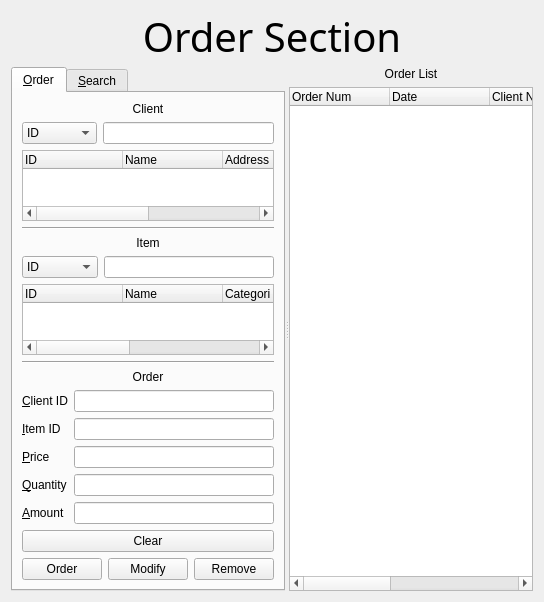
<?xml version="1.0" encoding="UTF-8"?>
<ui version="4.0">
 <class>OrderManager</class>
 <widget class="QWidget" name="OrderManager">
  <property name="geometry">
   <rect>
    <x>0</x>
    <y>0</y>
    <width>544</width>
    <height>523</height>
   </rect>
  </property>
  <property name="windowTitle">
   <string>Form</string>
  </property>
  <layout class="QVBoxLayout" name="verticalLayout_8">
   <item>
    <layout class="QVBoxLayout" name="verticalLayout_7">
     <item>
      <widget class="QLabel" name="label">
       <property name="minimumSize">
        <size>
         <width>0</width>
         <height>50</height>
        </size>
       </property>
       <property name="maximumSize">
        <size>
         <width>16777215</width>
         <height>50</height>
        </size>
       </property>
       <property name="baseSize">
        <size>
         <width>0</width>
         <height>150</height>
        </size>
       </property>
       <property name="font">
        <font>
         <family>Arial Rounded MT Bold</family>
         <pointsize>30</pointsize>
        </font>
       </property>
       <property name="text">
        <string>Order Section</string>
       </property>
       <property name="alignment">
        <set>Qt::AlignCenter</set>
       </property>
      </widget>
     </item>
     <item>
      <widget class="QSplitter" name="splitter">
       <property name="orientation">
        <enum>Qt::Horizontal</enum>
       </property>
       <widget class="QTabWidget" name="OrdertabWidget">
        <property name="currentIndex">
         <number>0</number>
        </property>
        <widget class="QWidget" name="tab">
         <attribute name="title">
          <string>&amp;Order</string>
         </attribute>
         <layout class="QHBoxLayout" name="horizontalLayout_4">
          <item>
           <layout class="QVBoxLayout" name="verticalLayout_5">
            <item>
             <layout class="QVBoxLayout" name="verticalLayout_4">
              <item>
               <widget class="QLabel" name="OrderClientlabel">
                <property name="text">
                 <string>Client</string>
                </property>
                <property name="alignment">
                 <set>Qt::AlignCenter</set>
                </property>
               </widget>
              </item>
              <item>
               <layout class="QHBoxLayout" name="horizontalLayout_3">
                <item>
                 <widget class="QComboBox" name="clientComboBox">
                  <item>
                   <property name="text">
                    <string>ID</string>
                   </property>
                  </item>
                  <item>
                   <property name="text">
                    <string>Name</string>
                   </property>
                  </item>
                  <item>
                   <property name="text">
                    <string>Address</string>
                   </property>
                  </item>
                  <item>
                   <property name="text">
                    <string>Type</string>
                   </property>
                  </item>
                 </widget>
                </item>
                <item>
                 <widget class="QLineEdit" name="clientLineEdit"/>
                </item>
               </layout>
              </item>
              <item>
               <widget class="QTreeWidget" name="clientTreeWidget">
                <column>
                 <property name="text">
                  <string>ID</string>
                 </property>
                </column>
                <column>
                 <property name="text">
                  <string>Name</string>
                 </property>
                </column>
                <column>
                 <property name="text">
                  <string>Address</string>
                 </property>
                </column>
                <column>
                 <property name="text">
                  <string>Tel</string>
                 </property>
                </column>
                <column>
                 <property name="text">
                  <string>Type</string>
                 </property>
                </column>
               </widget>
              </item>
             </layout>
            </item>
            <item>
             <widget class="Line" name="line">
              <property name="orientation">
               <enum>Qt::Horizontal</enum>
              </property>
             </widget>
            </item>
            <item>
             <layout class="QVBoxLayout" name="verticalLayout_3">
              <item>
               <widget class="QLabel" name="OrderClientlabel_2">
                <property name="text">
                 <string>Item</string>
                </property>
                <property name="alignment">
                 <set>Qt::AlignCenter</set>
                </property>
               </widget>
              </item>
              <item>
               <layout class="QHBoxLayout" name="horizontalLayout_2">
                <item>
                 <widget class="QComboBox" name="itemComboBox">
                  <item>
                   <property name="text">
                    <string>ID</string>
                   </property>
                  </item>
                  <item>
                   <property name="text">
                    <string>Name</string>
                   </property>
                  </item>
                  <item>
                   <property name="text">
                    <string>Categori</string>
                   </property>
                  </item>
                  <item>
                   <property name="text">
                    <string>Color</string>
                   </property>
                  </item>
                 </widget>
                </item>
                <item>
                 <widget class="QLineEdit" name="itemLineEdit"/>
                </item>
               </layout>
              </item>
              <item>
               <widget class="QTreeWidget" name="itemTreeWidget">
                <column>
                 <property name="text">
                  <string>ID</string>
                 </property>
                </column>
                <column>
                 <property name="text">
                  <string>Name</string>
                 </property>
                </column>
                <column>
                 <property name="text">
                  <string>Categori</string>
                 </property>
                </column>
                <column>
                 <property name="text">
                  <string>Color</string>
                 </property>
                </column>
                <column>
                 <property name="text">
                  <string>Stock</string>
                 </property>
                </column>
                <column>
                 <property name="text">
                  <string>Price</string>
                 </property>
                </column>
               </widget>
              </item>
             </layout>
            </item>
            <item>
             <widget class="Line" name="line_2">
              <property name="orientation">
               <enum>Qt::Horizontal</enum>
              </property>
             </widget>
            </item>
            <item>
             <layout class="QVBoxLayout" name="verticalLayout_2">
              <item>
               <widget class="QLabel" name="OrderClientlabel_3">
                <property name="text">
                 <string>Order</string>
                </property>
                <property name="alignment">
                 <set>Qt::AlignCenter</set>
                </property>
               </widget>
              </item>
              <item>
               <layout class="QFormLayout" name="formLayout">
                <item row="0" column="0">
                 <widget class="QLabel" name="label_2">
                  <property name="text">
                   <string>&amp;Client ID</string>
                  </property>
                  <property name="buddy">
                   <cstring>orderClientIdlineEdit</cstring>
                  </property>
                 </widget>
                </item>
                <item row="0" column="1">
                 <widget class="QLineEdit" name="orderClientIdlineEdit"/>
                </item>
                <item row="1" column="0">
                 <widget class="QLabel" name="label_3">
                  <property name="text">
                   <string>&amp;Item ID</string>
                  </property>
                  <property name="buddy">
                   <cstring>orderItemIdlineEdit</cstring>
                  </property>
                 </widget>
                </item>
                <item row="1" column="1">
                 <widget class="QLineEdit" name="orderItemIdlineEdit"/>
                </item>
                <item row="2" column="0">
                 <widget class="QLabel" name="label_4">
                  <property name="text">
                   <string>&amp;Price</string>
                  </property>
                  <property name="buddy">
                   <cstring>orderPricelineEdit</cstring>
                  </property>
                 </widget>
                </item>
                <item row="2" column="1">
                 <widget class="QLineEdit" name="orderPricelineEdit"/>
                </item>
                <item row="3" column="0">
                 <widget class="QLabel" name="label_5">
                  <property name="text">
                   <string>&amp;Quantity</string>
                  </property>
                  <property name="buddy">
                   <cstring>orderQuantitylineEdit</cstring>
                  </property>
                 </widget>
                </item>
                <item row="3" column="1">
                 <widget class="QLineEdit" name="orderQuantitylineEdit"/>
                </item>
                <item row="4" column="0">
                 <widget class="QLabel" name="label_6">
                  <property name="text">
                   <string>&amp;Amount</string>
                  </property>
                  <property name="buddy">
                   <cstring>orderAmountlineEdit</cstring>
                  </property>
                 </widget>
                </item>
                <item row="4" column="1">
                 <widget class="QLineEdit" name="orderAmountlineEdit"/>
                </item>
               </layout>
              </item>
              <item>
               <layout class="QVBoxLayout" name="verticalLayout">
                <item>
                 <widget class="QPushButton" name="clearPushButton">
                  <property name="text">
                   <string>Clear</string>
                  </property>
                 </widget>
                </item>
                <item>
                 <layout class="QHBoxLayout" name="horizontalLayout">
                  <item>
                   <widget class="QPushButton" name="orderPushButton">
                    <property name="text">
                     <string>Order</string>
                    </property>
                   </widget>
                  </item>
                  <item>
                   <widget class="QPushButton" name="modifyPushButton">
                    <property name="text">
                     <string>Modify</string>
                    </property>
                   </widget>
                  </item>
                  <item>
                   <widget class="QPushButton" name="RemovePushButton">
                    <property name="text">
                     <string>Remove</string>
                    </property>
                   </widget>
                  </item>
                 </layout>
                </item>
               </layout>
              </item>
             </layout>
            </item>
           </layout>
          </item>
         </layout>
        </widget>
        <widget class="QWidget" name="tab_2">
         <attribute name="title">
          <string>&amp;Search</string>
         </attribute>
         <layout class="QVBoxLayout" name="verticalLayout_10">
          <item>
           <layout class="QVBoxLayout" name="verticalLayout_9">
            <item>
             <widget class="QLabel" name="SearchLabel">
              <property name="minimumSize">
               <size>
                <width>0</width>
                <height>60</height>
               </size>
              </property>
              <property name="font">
               <font>
                <family>Bahnschrift SemiBold</family>
                <pointsize>15</pointsize>
               </font>
              </property>
              <property name="text">
               <string>Order Infomation Search</string>
              </property>
              <property name="alignment">
               <set>Qt::AlignCenter</set>
              </property>
             </widget>
            </item>
            <item>
             <spacer name="verticalSpacer_3">
              <property name="orientation">
               <enum>Qt::Vertical</enum>
              </property>
              <property name="sizeType">
               <enum>QSizePolicy::Fixed</enum>
              </property>
              <property name="sizeHint" stdset="0">
               <size>
                <width>186</width>
                <height>13</height>
               </size>
              </property>
             </spacer>
            </item>
            <item>
             <layout class="QHBoxLayout" name="horizontalLayout_5">
              <item>
               <widget class="QComboBox" name="SearchComboBox">
                <item>
                 <property name="text">
                  <string>Order Num</string>
                 </property>
                </item>
                <item>
                 <property name="text">
                  <string>Clietn ID</string>
                 </property>
                </item>
                <item>
                 <property name="text">
                  <string>Item ID</string>
                 </property>
                </item>
                <item>
                 <property name="text">
                  <string>Categori</string>
                 </property>
                </item>
                <item>
                 <property name="text">
                  <string>Color</string>
                 </property>
                </item>
               </widget>
              </item>
              <item>
               <widget class="QLineEdit" name="searchLineEdit">
                <property name="sizePolicy">
                 <sizepolicy hsizetype="Expanding" vsizetype="Expanding">
                  <horstretch>0</horstretch>
                  <verstretch>0</verstretch>
                 </sizepolicy>
                </property>
                <property name="minimumSize">
                 <size>
                  <width>0</width>
                  <height>30</height>
                 </size>
                </property>
                <property name="maximumSize">
                 <size>
                  <width>16777215</width>
                  <height>30</height>
                 </size>
                </property>
               </widget>
              </item>
             </layout>
            </item>
            <item>
             <widget class="QPushButton" name="SearchPushButton">
              <property name="minimumSize">
               <size>
                <width>0</width>
                <height>0</height>
               </size>
              </property>
              <property name="maximumSize">
               <size>
                <width>16777215</width>
                <height>16777215</height>
               </size>
              </property>
              <property name="text">
               <string>&amp;Search</string>
              </property>
             </widget>
            </item>
            <item>
             <widget class="QTreeWidget" name="searchTreeWidget">
              <column>
               <property name="text">
                <string>Order Num</string>
               </property>
              </column>
              <column>
               <property name="text">
                <string>Client Name</string>
               </property>
              </column>
              <column>
               <property name="text">
                <string>Item Name</string>
               </property>
              </column>
              <column>
               <property name="text">
                <string>Quantity</string>
               </property>
              </column>
             </widget>
            </item>
            <item>
             <spacer name="verticalSpacer_4">
              <property name="orientation">
               <enum>Qt::Vertical</enum>
              </property>
              <property name="sizeType">
               <enum>QSizePolicy::Fixed</enum>
              </property>
              <property name="sizeHint" stdset="0">
               <size>
                <width>20</width>
                <height>17</height>
               </size>
              </property>
             </spacer>
            </item>
            <item>
             <widget class="QListWidget" name="SearchTimeListWidget">
              <property name="minimumSize">
               <size>
                <width>0</width>
                <height>40</height>
               </size>
              </property>
              <property name="maximumSize">
               <size>
                <width>16777215</width>
                <height>40</height>
               </size>
              </property>
             </widget>
            </item>
           </layout>
          </item>
         </layout>
        </widget>
       </widget>
       <widget class="QWidget" name="layoutWidget">
        <layout class="QVBoxLayout" name="verticalLayout_6">
         <item>
          <widget class="QLabel" name="label_7">
           <property name="text">
            <string>Order List</string>
           </property>
           <property name="alignment">
            <set>Qt::AlignCenter</set>
           </property>
          </widget>
         </item>
         <item>
          <widget class="QTreeWidget" name="orderTreeWidget">
           <column>
            <property name="text">
             <string>Order Num</string>
            </property>
           </column>
           <column>
            <property name="text">
             <string>Date</string>
            </property>
           </column>
           <column>
            <property name="text">
             <string>Client Name</string>
            </property>
           </column>
           <column>
            <property name="text">
             <string>Item Name</string>
            </property>
           </column>
           <column>
            <property name="text">
             <string>Quantity</string>
            </property>
           </column>
           <column>
            <property name="text">
             <string>Amount</string>
            </property>
           </column>
          </widget>
         </item>
        </layout>
       </widget>
      </widget>
     </item>
    </layout>
   </item>
  </layout>
 </widget>
 <resources/>
 <connections/>
</ui>
